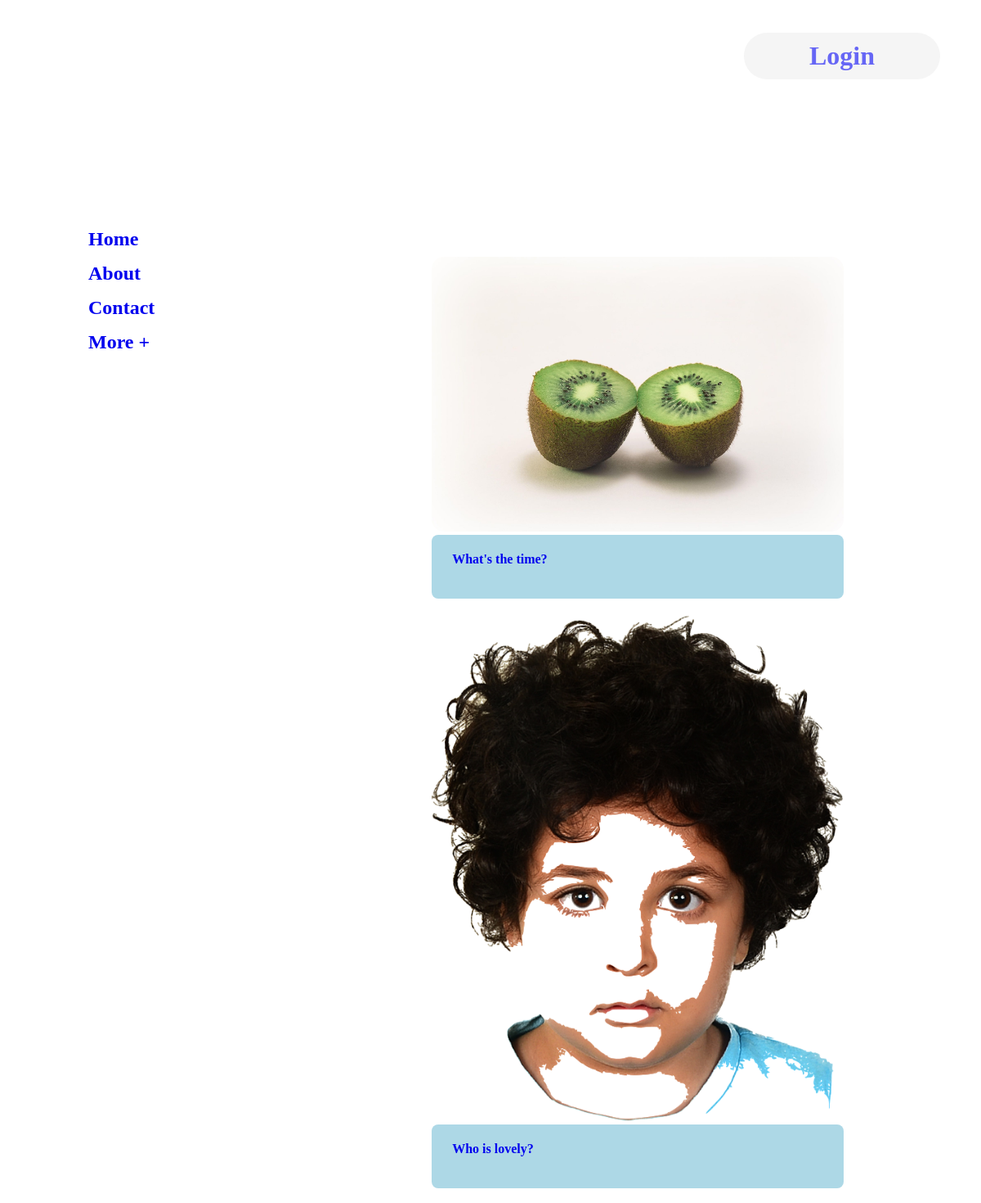
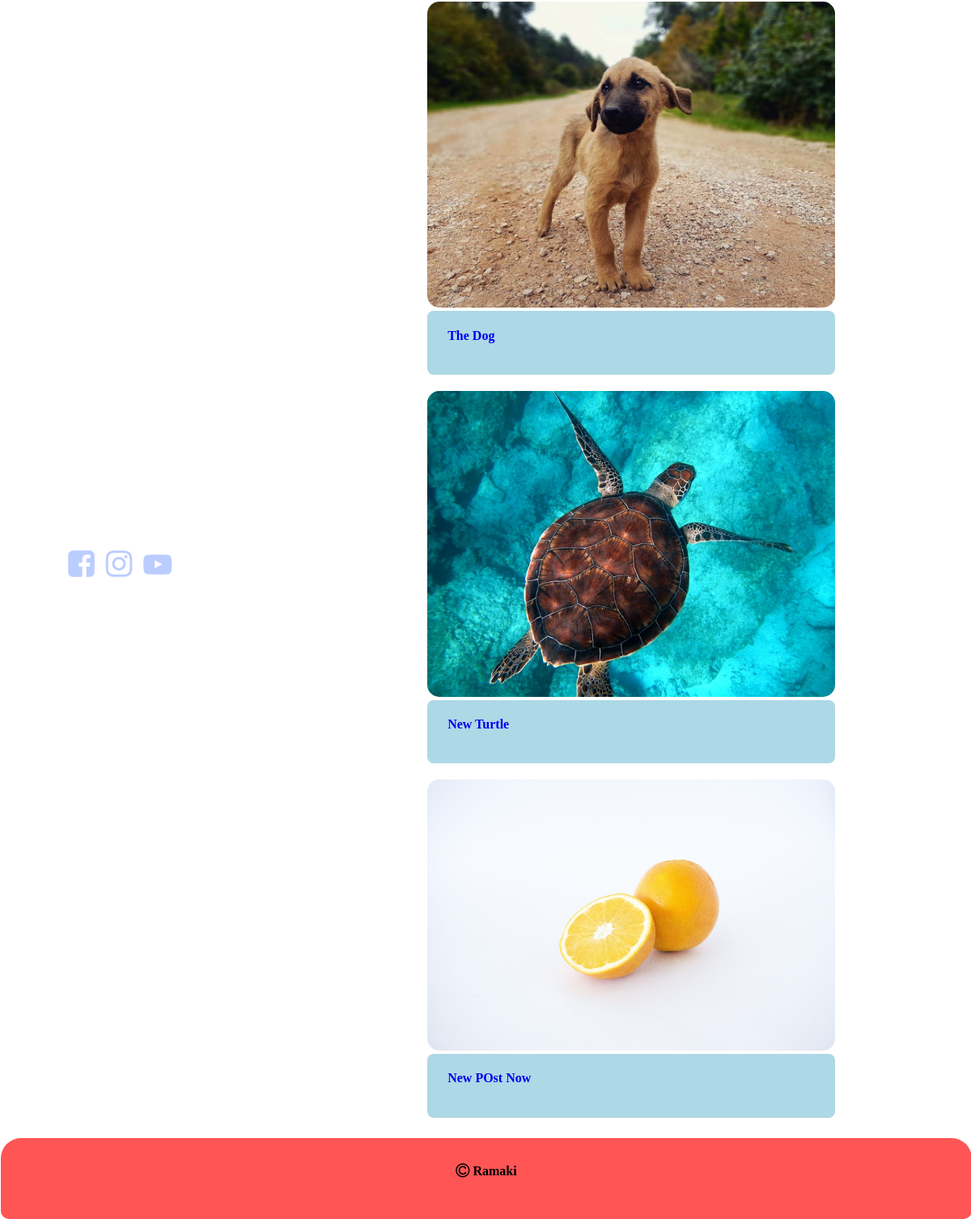
Screenshot of /polls/ with the database file from the repository (2 pictures, top to bottom).
### polls/models.py (models this page shows, shortened)
class Question(models.Model):
    question_text = models.CharField(max_length=225)
    pub_date = models.DateTimeField()
    image = models.ImageField(upload_to = 'post_image', blank = True)

### polls/views.py (the view)
# urls.py: path('', views.IndexView.as_view(), name='index'),
class IndexView(generic.ListView):
    template_name = 'polls/index.html'
    context_object_name = 'question_list'
    def get_queryset(self):
        return Question.objects.all()

### polls/templates/polls/index.html (shortened to what this page needs)
<!DOCTYPE html>
<html lang="en">
<head>
    {% load static %}
    <link rel="stylesheet" type="text/css" href="{% static 'polls/style.css' %}">
    <link rel="stylesheet" href="https://cdnjs.cloudflare.com/ajax/libs/font-awesome/4.7.0/css/font-awesome.min.css">
</head>
<body>
<div class='head '>
    <div id='head'>
        <div class='head-1 '>
        </div>
        <div class='head-2 '>
            <a href="/nimda/"><h1>Login</h1></a>
        </div>
    </div>
</div>
{% if question_list %}
<div class='main '>
    <div class='main-1 '>
        <div id='main-1'>
            <div class='nav '>
                <div class='nav-1 '>
                    <a href="#"><h2>Home</h2></a>
                    <a href="#"><h2>About</h2></a>
                    <a href="#"><h2>Contact</h2></a>
                    <a href="#"><h2>More +</h2></a>
                </div>
            </div>
            <div class='social '>
               <div class="social-1">
                <a href="https://www.facebook.com/ramakimunir" target="_blank"><i class="fa fa-facebook-square" style="font-size: 38px"></i></a>
                <a href="https://www.instagram.com/ramakii" target="_blank"><i class="fa fa-instagram" style="font-size: 38px"></i></a>
                <a href="https://www.youtube.com/c/MuRamaki" target="_blank"><i class="fa fa-youtube-play" style="font-size: 35px"></i></a>
            </div>
            </div>
        </div>
    </div>
    <div class='main-2 '>
        {% for q in question_list %}
        <div class='post '>
            <div class='post-1 '>
                <a href="{% url 'polls:detail' q.id %}"><img src="media/{{ q.image }}" width='100%' style="border-radius: 15px;";
></a>
            </div>
            <div class='post-2 '>
                <h4><a href="{% url 'polls:detail' q.id %}">{{ q.question_text }}</a></h4><br>
            </div>
        </div>
        {% endfor %}
    </div>
<footer class = 'foot '><h4 class="cprth"><i class="fa fa-copyright" style="font-size: 20px; vertical-align: bottom"></i>  Ramaki</h4>
</footer>
</div>
{% else %}
<h2>No Polls are available.</h2>
{% endif %}
</body>
</html>

### polls/static/polls/style.css (style rules this page uses)
html { margin:0; padding:0; height:100%; }
body { margin:0 0 0; padding:0; height:98%; background: ; background: url('images/big.JPEG') center no-repeat fixed; background-size: cover; font-family: "heiti sc"; position: relative; }
h1 { margin:0; padding:0; display:inline-block text-decoration:none }
h2 { margin:15px 0; text-decoration:none }
a { text-decoration:none; }
.head { margin:0; padding:0; background: pin; display:inline-block; width:100%; height:60px; position: ; z-index:10; }
#head { margin:0; padding:0; background: gra; display:block; width:100%; height:60px; position: fixed ; }
.head-1 { margin:0; padding:0; background: darkre; display:inline-block; width:6%; height:50px; float:; clear:; position: ; z-index: }
.head-2 { margin:40px 50px 0 0; padding: 10px 0; background: #eee; color:purple; display:inline-block; width:20%; height:px; float:right; clear:; position: ; opacity:0.6; border-radius:30px; text-align: center; transition:0.9s }
.main { margin: 0 0 0; padding:0; background: orang; display:block; width:100%; height:93%; float:; position: ; }
.main-1 { margin: 0; padding:0; background: yello; display:inline-block; width:30%; height:100%; float:left; clear: both; position: ; z-index:10; }
#main-1 { margin:0; padding:0; background: gra; display:inline-block; width:30%; height:100%; float:; clear: ; position: fixed; }
.nav { margin:0; padding:0; background: purpl; display:inline-block; width:100%; height:70%; float:; position: ; text-align: ; }
.nav-1 { margin:200px 0 0 30%; padding:0; background: re; color:pink; display:inline-block; width:100%; height:; float:; position: ; }
.social { margin:0; padding:0; background: blu; display:inline-block; width:100%; height:30%; float:; position: ; }
.social-1 { background:re; text-decoration: none; margin: 0 0 0 22%; padding: 0; width: 150px; display: inline-block }
.social-1 a { color: #bcf; margin: 0 5px; width: 15px; }
.main-2 { margin:250px 0 0 0; padding:0; background: gra; display:inline-block; width:70%; height:; float:; clear: both; position: ; }
.post { margin:0 20% 0 0; padding:0; background: pin; display:inline-block; width:60%; height:; float:right; clear: both; position: ; }
.post-1 { margin:0; padding:0; background: re; display:inline-block; width:100%; height:70%; float:; position: ; }
.post-2 { margin:0 0 20px 0; padding:0 5% ; background: lightblue; display:inline-block; width:90%; height:auto; float:; clear: both; position: ; border-radius: 8px; }
.foot { margin:1px; padding:0; background:#f55; width:100%; height:100px; position:; border-radius: 25px 25px 10px 10px ; text-align: center; }
.foot h4 { margin:0; padding:30px 0; }

### rows the page displays
Question: image (picture), question_text "What's the time?"
Question: image (picture), question_text "Who is lovely?"
Question: image (picture), question_text "The Dog"
Question: image (picture), question_text "New Turtle"
Question: image (picture), question_text "New POst Now"
